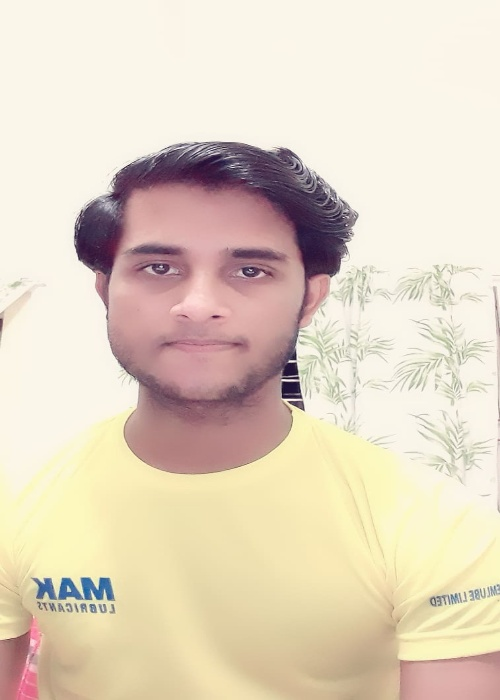
#> input picture Project1/image_examples/alamin2.jpg, 500 x 700 px, found by its file name
$ python designRectangleForImage.py
#> lines starting #> are read from the running program, lines starting #| are printed output that depends on the picture; after the words box and inside, x2 and y2 are one past the last pixel; in counts of white or black regions, pixels touching at a corner belong together
import cv2

face_classifier = cv2.CascadeClassifier("Haarcascades/haarcascade_frontalface_default.xml")

image = cv2.imread(filename="image_example/alamin2.jpg")
#> image is the input picture: shape (700, 500, 3); mean B, G, R 193, 212.2, 226.5

gray_img = cv2.cvtColor(src=image, code=cv2.COLOR_BGR2GRAY)
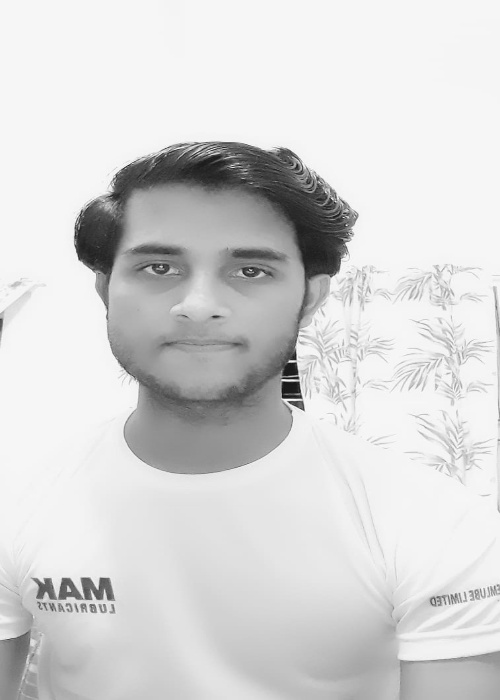
#> gray_img: shape (700, 500); min 18, max 253, mean 214.3

faces = face_classifier.detectMultiScale(image=gray_img, scaleFactor=1.3, minNeighbors=5)
#> faces = [[91, 185, 223, 223]]


# we iterate through our faces array and draw a rectangle
# over each face in faces
l = 25
for (x, y, width, height) in faces:
    # bbox = (x, y, width, height)
    x1, y1 = x + width, y + height
    cv2.rectangle(img=image, pt1=(x, y), pt2=(x + width, y + height), color=(127, 0, 255), thickness=1)
    # Top Left  x,y
    cv2.line(img=image, pt1=(x, y), pt2=(x + l, y), color=(255, 0, 0), thickness=5)
    cv2.line(img=image, pt1=(x, y), pt2=(x, y + l), color=(255, 0, 0), thickness=4)
    # Top Right  x1,y
    cv2.line(img=image, pt1=(x1, y), pt2=(x1 - l, y), color=(255, 0, 0), thickness=5)
    cv2.line(img=image, pt1=(x1, y), pt2=(x1, y + l), color=(255, 0, 0), thickness=4)
    # Bottom Left  x,y1
    cv2.line(img=image, pt1=(x, y1), pt2=(x + l, y1), color=(255, 0, 0), thickness=5)
    cv2.line(img=image, pt1=(x, y1), pt2=(x, y1 - l), color=(255, 0, 0), thickness=4)
    # Bottom Right  x1,y1
    cv2.line(img=image, pt1=(x1, y1), pt2=(x1 - l, y1), color=(255, 0, 0), thickness=5)
    cv2.line(img=image, pt1=(x1, y1), pt2=(x1, y1 - l), color=(255, 0, 0), thickness=4)
#> this loop made 1 pass
#> (x, y, width, height, x1, y1) on pass 1: (91, 185, 223, 223, 314, 408)
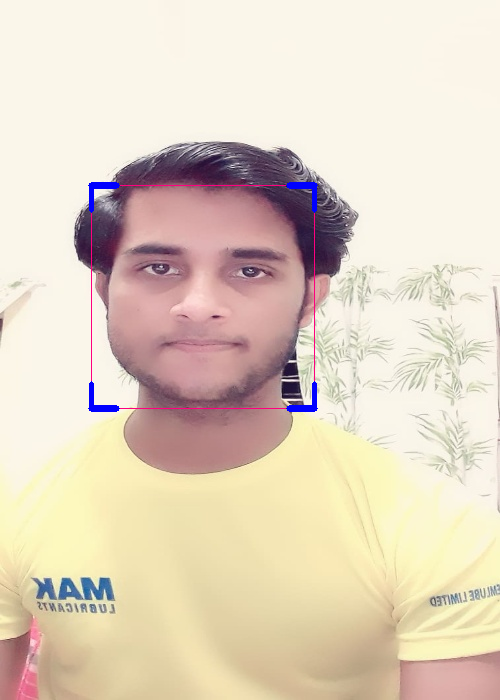
#> image: shape (700, 500, 3); 0.56% of pixels changed, all inside (x1, y1, x2, y2) = (88, 182, 318, 412)

    # cv2.rectangle(image, bbox, color=(127, 0, 255), thickness=2)

cv2.imshow("Face Detection", image)
cv2.waitKey()

cv2.destroyAllWindows()

$ run again, with Project1/image_examples/Modi.jpg copied over Project1/image_examples/alamin2.jpg
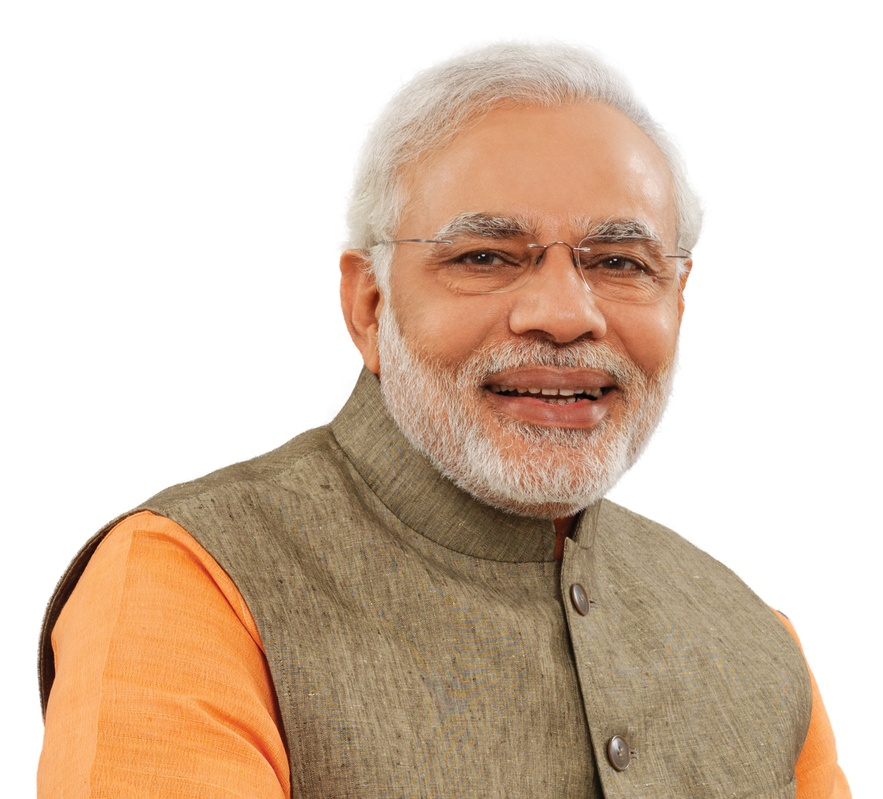
#> input picture Project1/image_examples/Modi.jpg, 883 x 799 px, shrunk from 1500 x 1358 before the run, found by its file name
#> image is the input picture: shape (799, 883, 3); mean B, G, R 178.5, 196.6, 217.3
#> `gray_img = cv2.cvtColor(src=image, code=cv2.COLOR_BGR2GRAY)`:
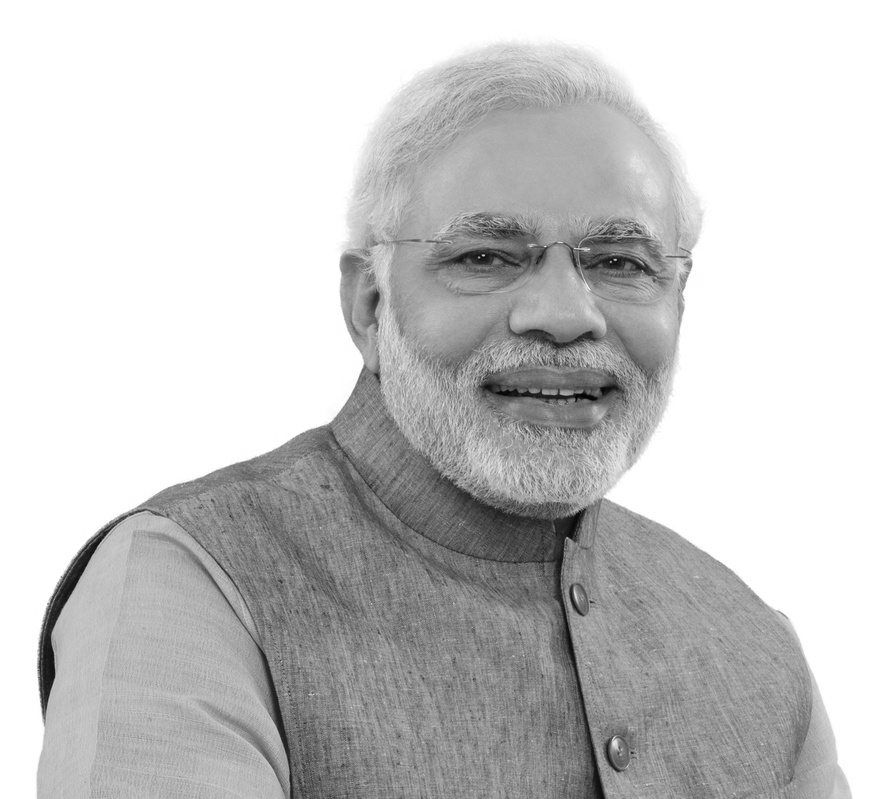
#> gray_img: shape (799, 883); min 2, max 255, mean 200.7
#> faces = [[370, 117, 366, 366]]
#> the loop `for (x, y, width, height) in faces:` made 1 pass
#> (x, y, width, height, x1, y1) on pass 1: (370, 117, 366, 366, 736, 483)
#> after the loop `for (x, y, width, height) in faces:`:
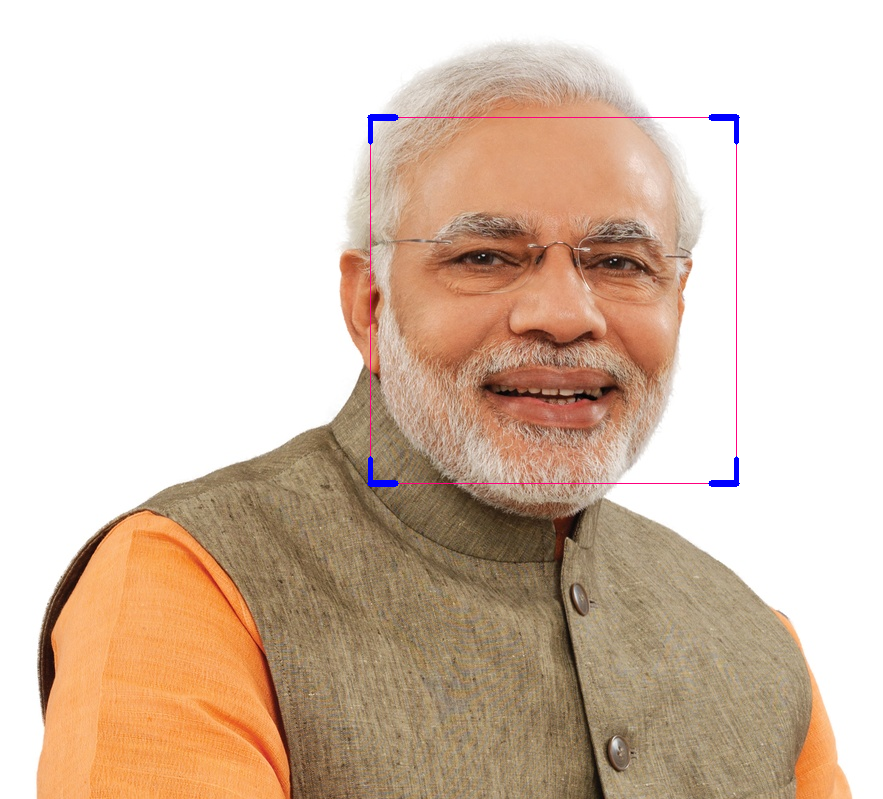
#> image: shape (799, 883, 3); 0.36% of pixels changed, all inside (x1, y1, x2, y2) = (367, 114, 740, 487)

$ run again, with Project1/image_examples/angle.jpg copied over Project1/image_examples/alamin2.jpg
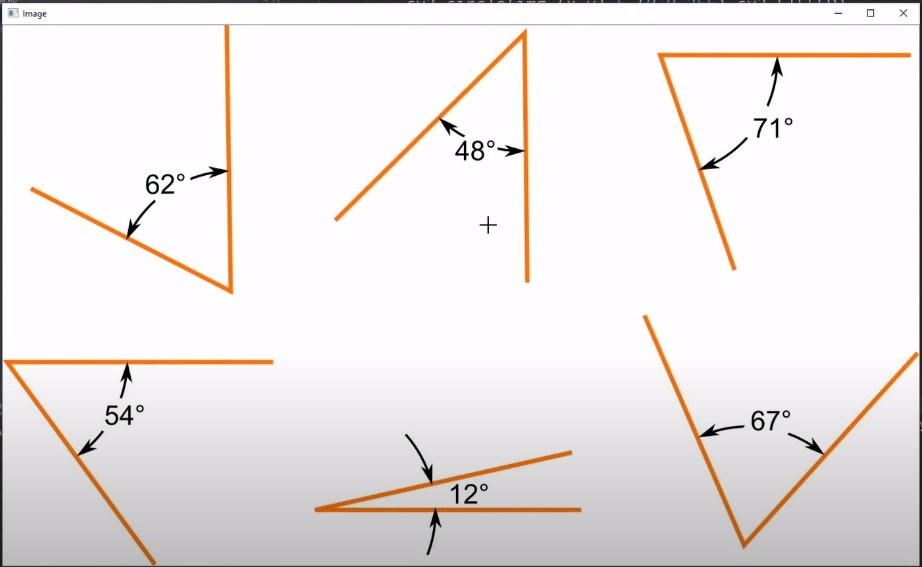
#> input picture Project1/image_examples/angle.jpg, 922 x 567 px, found by its file name
#> image is the input picture: shape (567, 922, 3); mean B, G, R 232, 232.5, 237.1
#> `gray_img = cv2.cvtColor(src=image, code=cv2.COLOR_BGR2GRAY)`:
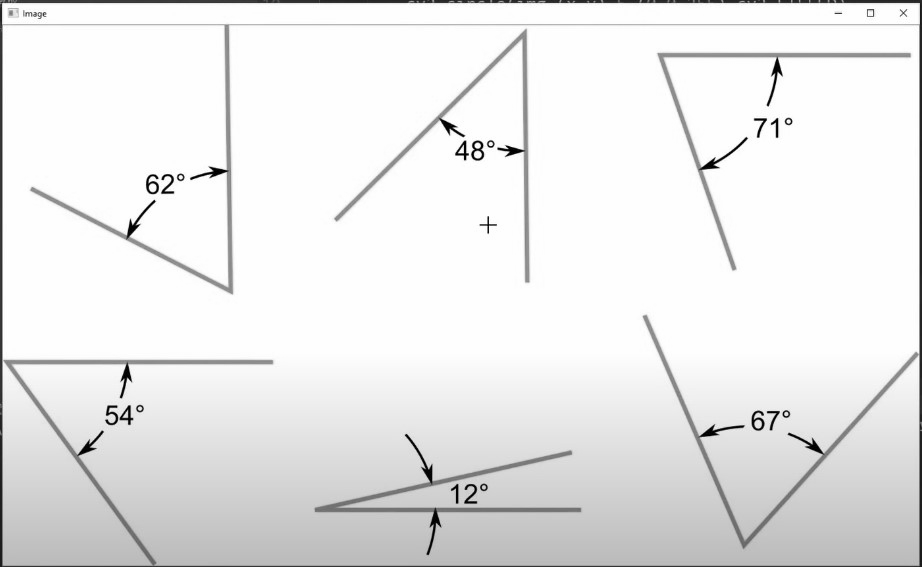
#> gray_img: shape (567, 922); min 0, max 255, mean 233.9
#> faces = ()
